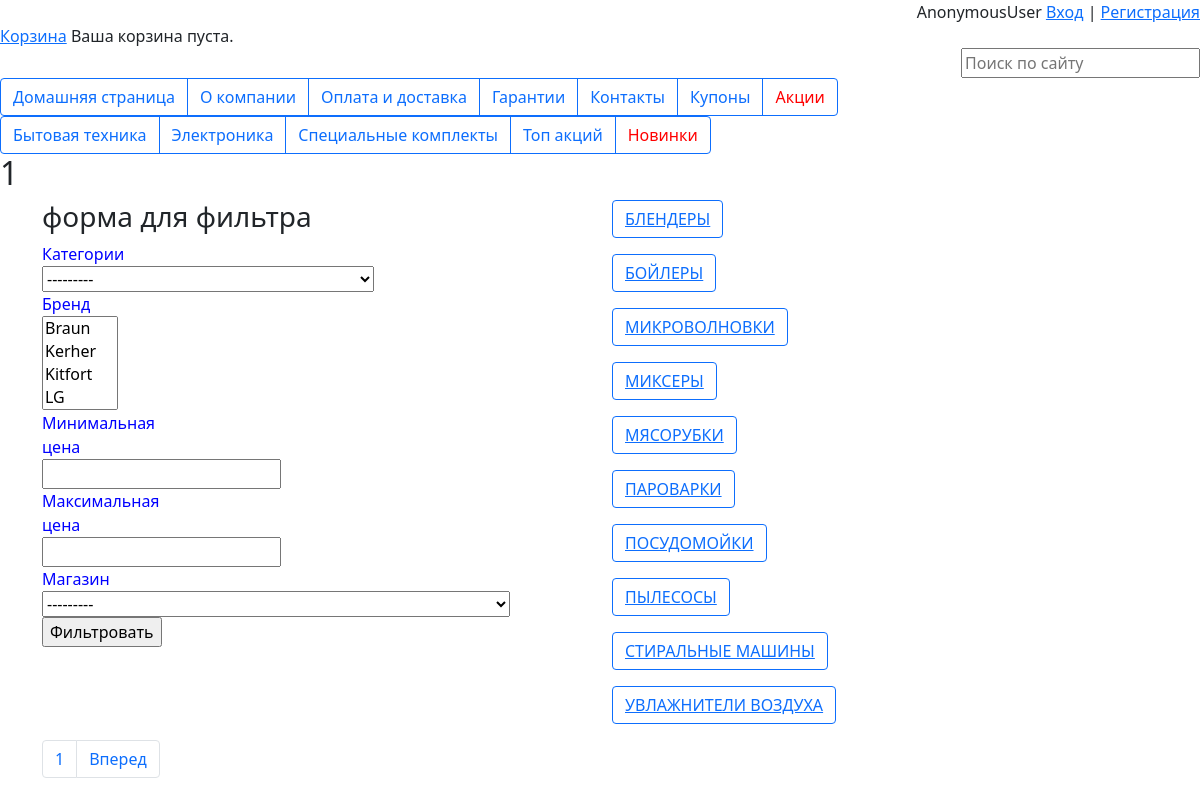
Screenshot of /users/category_list/бытовая-техника with the database file from the repository.
### main/models.py (models this page shows, shortened)
class Category(models.Model):
    name = models.CharField(max_length=200, db_index=True)
    slug = models.SlugField(max_length=200, db_index=True, default='', editable=False)
    under_category = models.ForeignKey(UnderCategory, related_name="under_products", on_delete=models.CASCADE)
    class Meta:
        ordering = ("under_category",)
        verbose_name = "Category"
        verbose_name_plural = "Categories"
    def __str__(self):
        return f"{self.name},{self.under_category}"

class UnderCategory(models.Model):
    name = models.CharField(max_length=200, db_index=True, unique=True)
    slug = models.SlugField(max_length=200, db_index=True, default='', editable=False)
    class Meta:
        ordering = ("slug",)
        verbose_name = "UnderCategory"
        verbose_name_plural = "UndreCategories"
    def get_absolute_url(self):
        return reverse('main:product_list_by_category', kwargs={'slug': self.slug})
    def __str__(self):
        return self.name

### main/views.py (the view)
# urls.py: path('category_list/<str:slug>', CategoryList.as_view(), name='category_list'),
class CategoryList(generic.ListView):
    model = Category
    template_name = 'category_list.html'
    sort_form = SortFilterForm()
    extra_context = {'sort_form': sort_form}
    paginate_by = 10
    def get_queryset(self):
        return Category.objects.filter(slug__exact=self.kwargs['slug'])

### main/forms.py
class SortFilterForm(forms.ModelForm):
    price_min = forms.DecimalField(max_digits=8, decimal_places=2, label='Минимальная цена')
    price_max = forms.DecimalField(max_digits=8, decimal_places=2, label='Максимальная цена')
    class Meta:
        model = Product
        fields = ['category', 'brand', 'price_min', 'price_max', 'bazar']
        labels = {'category': 'Категории', 'brand': 'Бренд',
                   'bazar': 'Магазин'}

### korzina/context_processors.py (called while the page is built)
def korzina(request):
    return {'korzina': Korzina(request)}

### korzina/korzina.py (called while the page is built)
    def __len__(self):
        return sum(item['quantity'] for item in self.korzina.values())

### main/models.py (called while the page is built)
    def __str__(self):
        return f"{self.name}"

    def __str__(self):
        return f"{self.name},{self.adress},{self.tel}"

### main/templates/category_list.html (shortened to what this page needs)
{% extends 'start.html' %}
{% load static %}
{% block content %}
    <h2>1</h2>
    <div class="container">
        <div class="row">
            <div class="col">
                    <div class="mb-3">
                        <h3>форма для фильтра</h3>
                        <form action="{% url 'main:filter' %}" method="POST" style="width: 60px; color: blue" >
                            {% for field in sort_form %}
                            <table>{{ field.label }} {{field}} {{field.errors.as_text}}</table>
                            {% endfor %}
                            <input type="submit" value="Фильтровать">
                        </form>
                    </div>
            </div>
        <div class="col">
                {% for product in object_list %}
                    <p>
                        <button type="button" class="btn btn-outline-primary">
                            <a href="{{ product.under_category.get_absolute_url }}">
                            {{ product.under_category|upper }}</a>
                        </button>
                    </p>
                {% endfor %}
        </div>
    </div>
{% block pagination %}
        {% if is_paginated %}
        <nav aria-label="Page navigation example">
        <ul class="pagination">
        <li class="page-item"><a class="page-link" href="#">{{ page_obj.number }}</a></li>
            {% if page_obj.has_next %}
        <li class="page-item"><a class="page-link" href="{{ request.path }}?page={{ page_obj.next_page_number }}">Вперед</a></li>
            {% endif %}
        </ul>
        </nav>
        {% endif %}
{% endblock %}
{% endblock %}

### rows the page displays
Category: under_category "БЛЕНДЕРЫ"
Category: under_category "БОЙЛЕРЫ"
Category: under_category "МИКРОВОЛНОВКИ"
Category: under_category "МИКСЕРЫ"
Category: under_category "МЯСОРУБКИ"
Category: under_category "ПАРОВАРКИ"
Category: under_category "ПОСУДОМОЙКИ"
Category: under_category "ПЫЛЕСОСЫ"
Category: under_category "СТИРАЛЬНЫЕ МАШИНЫ"
Category: under_category "УВЛАЖНИТЕЛИ ВОЗДУХА"

### other values shown
{{ user }} "AnonymousUser"
{{ page_obj.number }} "1"
